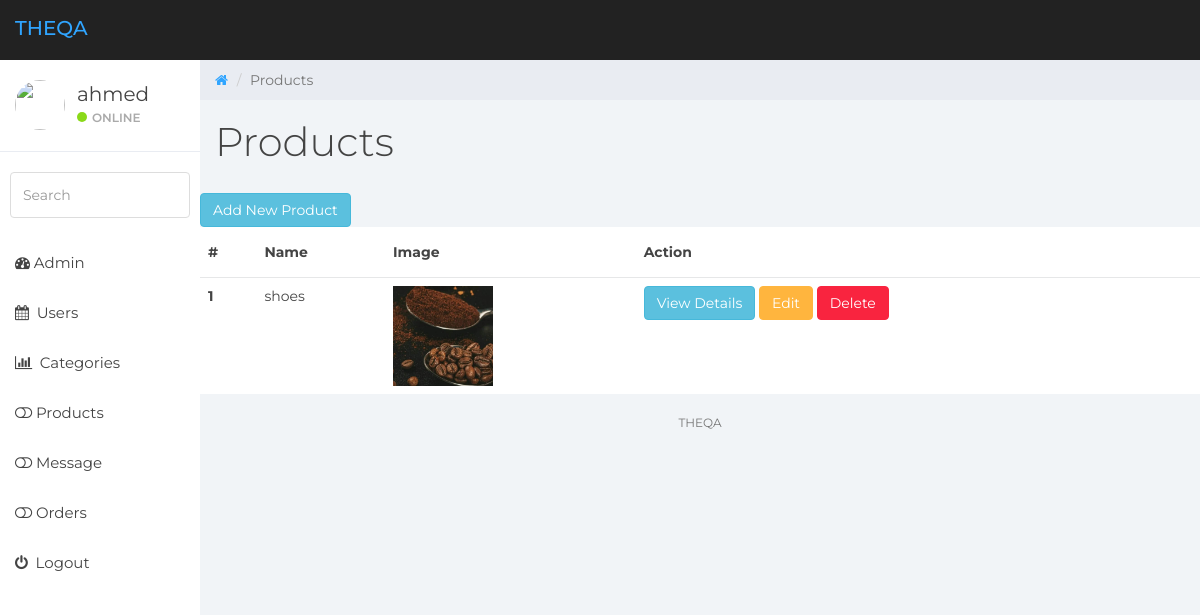
Page /products.php (signed in) on the committed database.
### tables this page shows
CREATE TABLE `products` (
  `id` int(11) NOT NULL,
  `p_name` varchar(15) NOT NULL,
  `description` text NOT NULL,
  `price` varchar(20) NOT NULL,
  `image` varchar(20) NOT NULL,
  `discount` varchar(10) NOT NULL,
  `stock` tinyint(4) NOT NULL,
  `id_category` int(11) NOT NULL
);

### products.php (the view, shortened to what this page needs)
<?php
 include 'des_include/header.php';
 include 'des_include/nav.php';
 include 'des_include/sidebar.php';
?>
	<div class="col-sm-9 col-sm-offset-3 col-lg-10 col-lg-offset-2 main">
		<div class="row">
			<ol class="breadcrumb">
				<li><a href="#">
					<em class="fa fa-home"></em>
				</a></li>
				<li class="active">Products</li>
			</ol>
		</div>
		<div class="row">
			<div class="col-lg-12">
				<h1 class="page-header">Products</h1>
			</div>
			<a href="add_product.php" class="btn btn-info">Add New Product</a>
			<table class="table table-hover">
			  <thead>
			    <tr>
			      <th scope="col">#</th>
			      <th scope="col">Name</th>
			      <th scope="col">Image</th>
			      <th scope="col">Action</th>
			    </tr>
			  </thead>
			  <tbody>
<?php
    $count = 1;
	$select_all_products = "SELECT p_name , image , id  FROM products";
	$result_all_products = $connection->query($select_all_products);
	foreach ($result_all_products as $key_products) {
		$name = $key_products['p_name'];
		$image = $key_products['image'];
?>
			    <tr>
			      <th scope="row"><?php echo $count++; ?></th>
			      <td><?php echo $name; ?></td>
			      <td><img style="width: 100px;height: 100px;" src="images/<?php echo $image; ?>"></td>
			      <td>
				  <a  href="details.php?id=<?php echo $key_products['id']; ?>" class="btn btn-info">View Details</a>
			      	<a  href="edit_product.php?id=<?php echo $key_products['id']; ?>" class="btn btn-warning">Edit</a>
					<button type="button" class="btn btn-danger" data-toggle="modal" data-target="#exampleModal<?php echo $key_products['id']; ?>">
					  Delete
					</button>
			      </td>
			    </tr>
<?php } ?>
			  </tbody>
			</table>
		</div>
<?php
	include 'des_include/footer.php';
?>

### css/styles.css (style rules this page uses)
body { background: #f1f4f7; padding-top: 60px; font-size: 14px; color: #444444; font-family: "Montserrat", "Helvetica Neue", Helvetica, Arial, sans-serif; }
a, a:hover, a:focus { color: #30a5ff; }
h1, h2, h3, h4, h5, h6 { color: #444444; }
h1 { font-weight: 300; font-size: 40px; }
.btn-warning, .btn-warning:hover, .btn-warning:focus, .btn-warning:active, .btn-warning.active, .open > .dropdown-toggle.btn-warning, .btn-warning.disabled, .btn-warning[disabled], fieldset[disabled] .btn-warning, .btn-warning.disabled:hover, .btn-warning[disabled]:hover, fieldset[disabled] .btn-warning:hover, .btn-warning.disabled:focus, .btn-warning[disabled]:focus, fieldset[disabled] .btn-warning:focus, .btn-warning.disabled:active, .btn-warning[disabled]:active, fieldset[disabled] .btn-warning:active, .btn-warning.disabled.active, .btn-warning[disabled].active, fieldset[disabled] .btn-warning.active { background-color: #ffb53e; border-color: #ffb53e; }
.btn-danger, .btn-danger:hover, .btn-danger:focus, .btn-danger:active, .btn-danger.active, .open > .dropdown-toggle.btn-danger, .btn-danger.disabled, .btn-danger[disabled], fieldset[disabled] .btn-danger, .btn-danger.disabled:hover, .btn-danger[disabled]:hover, fieldset[disabled] .btn-danger:hover, .btn-danger.disabled:focus, .btn-danger[disabled]:focus, fieldset[disabled] .btn-danger:focus, .btn-danger.disabled:active, .btn-danger[disabled]:active, fieldset[disabled] .btn-danger:active, .btn-danger.disabled.active, .btn-danger[disabled].active, fieldset[disabled] .btn-danger.active { background-color: #f9243f; border-color: #f9243f; }
.breadcrumb { border-radius: 0; padding: 10px 15px 10px 15px; background: #e9ecf2; margin: 0; }
h1.page-header { margin-top: 20px; border-bottom: 0; }
.table { background: #fff; }
.table > thead > tr > th { border-bottom: 1px solid #e6e7e8; vertical-align: middle; height: 50px; }

### rows in the picture
products: p_name "shoes", image (picture)

### other values in the picture
$_SESSION['username'] "ahmed"
